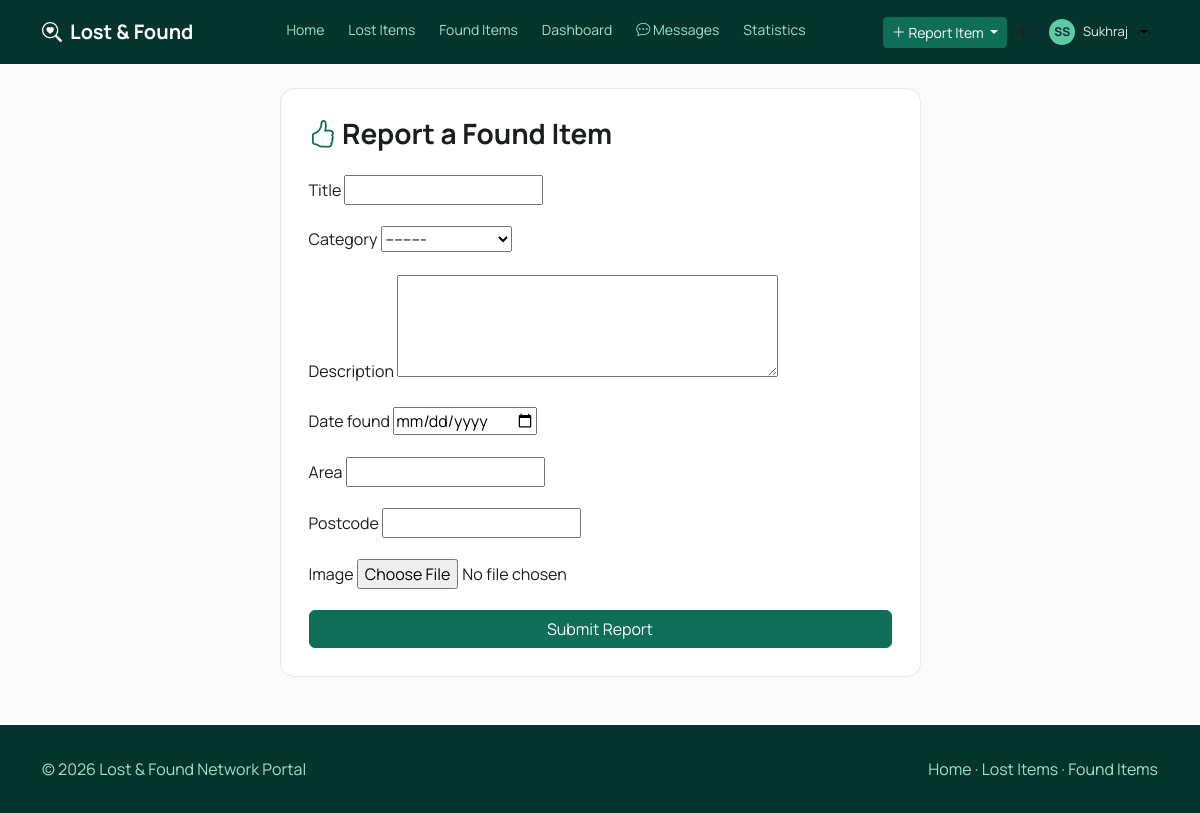
Page /report/found/ (signed in) on the committed database.
### core/models.py (models this page shows, shortened)
class User(AbstractUser):
    mobile_number = models.CharField(max_length=20, blank=True, null=True)
    email = models.EmailField(unique=True)
    profile_photo = models.ImageField(upload_to='profile_photos/', blank=True, null=True)

### core/views.py (the view)
@login_required
def report_found_view(request):
    if request.method == 'POST':
        form = FoundItemForm(request.POST, request.FILES)
        if form.is_valid():
            item, matches = ReportService().submit_found_item(request.user, form)
            if matches:
                messages.success(request, f"Found item reported. {len(matches)} potential match(es) found!")
            else:
                messages.success(request, "Found item reported successfully.")
            return redirect('dashboard')
    else:
        form = FoundItemForm()
    return render(request, 'core/report_found.html', {'form': form})

### core/forms.py
class FoundItemForm(forms.ModelForm):
    class Meta:
        model = FoundItem
        fields = ['title', 'category', 'description', 'date_found', 'area', 'postcode', 'image']
        widgets = {
            'date_found': forms.DateInput(attrs={'type': 'date'}),
            'description': forms.Textarea(attrs={'rows': 4}),
        }

### core/models.py (called while the page is built)
    def __str__(self):
        return self.category_name

### templates/core/report_found.html (shortened to what this page needs)
{% extends 'core/base.html' %}
{% block content %}
<div class="row justify-content-center">
    <div class="col-md-7">
        <div class="auth-card">
            <h3 class="mb-4"><i class="bi bi-hand-thumbs-up text-primary"></i> Report a Found Item</h3>
            <form method="POST" enctype="multipart/form-data" novalidate>
                {% for field in form %}
                    <div class="mb-3">
                        <label class="form-label">{{ field.label }}</label>
                        {{ field }}
                    </div>
                {% endfor %}
                <button type="submit" class="btn btn-primary w-100">Submit Report</button>
            </form>
        </div>
    </div>
</div>
{% endblock %}

### templates/core/base.html (shortened to what this page needs)
<!DOCTYPE html>
<html lang="en">
<head>
    <link href="https://cdn.jsdelivr.net/npm/bootstrap@5.3.3/dist/css/bootstrap.min.css" rel="stylesheet">
    <link rel="stylesheet" href="https://cdn.jsdelivr.net/npm/bootstrap-icons@1.11.3/font/bootstrap-icons.css">
    {% load static %}
    <link rel="stylesheet" href="{% static 'core/css/theme.css' %}">
</head>
<body>
    <nav class="navbar navbar-expand-lg navbar-dark navbar-centered">
    <div class="container d-flex justify-content-between align-items-center">
        <a class="navbar-brand" href="{% url 'home' %}">
            <i class="bi bi-search-heart me-1"></i> Lost & Found
        </a>
        <div class="collapse navbar-collapse justify-content-between" id="navbarNav">
            <div class="nav-links mx-auto my-2 my-lg-0">
                <a class="nav-link {% if request.resolver_match.url_name == 'home' %}active{% endif %}" href="{% url 'home' %}">Home</a>
                <a class="nav-link {% if request.resolver_match.url_name == 'browse_lost' %}active{% endif %}" href="{% url 'browse_lost' %}">Lost Items</a>
                <a class="nav-link {% if request.resolver_match.url_name == 'browse_found' %}active{% endif %}" href="{% url 'browse_found' %}">Found Items</a>
                {% if user.is_authenticated %}
                    <a class="nav-link {% if request.resolver_match.url_name == 'dashboard' %}active{% endif %}" href="{% url 'dashboard' %}">Dashboard</a>
                    <a class="nav-link {% if request.resolver_match.url_name == 'inbox' or request.resolver_match.url_name == 'conversation' %}active{% endif %}" href="{% url 'inbox' %}">
                        <i class="bi bi-chat-dots"></i> Messages
                    </a>
                    {% if user.is_staff %}
                        <a class="nav-link {% if request.resolver_match.url_name == 'admin_statistics' %}active{% endif %}" href="{% url 'admin_statistics' %}">Statistics</a>
                    {% endif %}
                {% endif %}
            </div>
            <div class="d-flex align-items-center gap-2">
                {% if user.is_authenticated %}
                    <div class="dropdown">
                        <button class="btn btn-sm btn-primary dropdown-toggle d-none d-lg-inline-block" type="button" data-bs-toggle="dropdown">
                            <i class="bi bi-plus-lg"></i> Report Item
                        </button>
                    </div>
                        <i class="bi bi-plus-lg"></i>
                    <div class="dropdown">
                        <button class="user-chip dropdown-toggle" type="button" data-bs-toggle="dropdown">
                            <div class="user-avatar">{{ user.first_name|slice:":1"|upper }}{{ user.last_name|slice:":1"|upper }}</div>
                            <span>{{ user.first_name }}</span>
                        </button>
                    </div>
                {% else %}
                    <a class="nav-link {% if request.resolver_match.url_name == 'login' %}active{% endif %}" href="{% url 'login' %}">Login</a>
                    <a class="btn btn-sm btn-primary" href="{% url 'register' %}">Register</a>
                {% endif %}
            </div>
        </div>
    </div>
</nav>
    <div class="container mt-4">
        {% block content %}{% endblock %}
    </div>
    <footer class="site-footer mt-5">
        <div class="container d-flex justify-content-between flex-wrap gap-2">
            <span>&copy; 2026 Lost & Found Network Portal</span>
            <span>
                <a href="{% url 'home' %}">Home</a> ·
                <a href="{% url 'browse_lost' %}">Lost Items</a> ·
                <a href="{% url 'browse_found' %}">Found Items</a>
            </span>
        </div>
    </footer>
</body>
</html>

### core/static/core/css/theme.css (style rules this page uses)
:root { --teal-900: #04342C; --teal-800: #085041; --teal-700: #0C5C48; --teal-600: #0F6E56; --teal-400: #1D9E75; --teal-200: #5DCAA5; --teal-100: #9FE1CB; --teal-50: #E1F5EE; --amber-100:#FAEEDA; --amber-800:#412402; --ink: #1A1F1D; }
body { font-family: 'Manrope', -apple-system, sans-serif; background-color: #FAFBFA; color: var(--ink); }
h1, h2, h3, h4, h5, .navbar-brand { font-family: 'Manrope', sans-serif; font-weight: 700; }
.navbar .nav-link { color: var(--teal-100) !important; }
.navbar-brand { color: #fff !important; }
.btn-primary, .bg-primary { background-color: var(--teal-600) !important; border-color: var(--teal-600) !important; }
.text-primary { color: var(--teal-600) !important; }
.auth-card { border-radius: 14px; border: 1px solid #E5E9E7; padding: 28px; background: #fff; }
.site-footer { background-color: var(--teal-900); color: var(--teal-100); padding: 32px 0; margin-top: 64px; }
.site-footer a { color: var(--teal-100); text-decoration: none; }
.navbar-centered { background-color: var(--teal-900) !important; padding: 12px 0; }
.navbar-centered .navbar-brand { font-weight: 700; color: #fff !important; }
.navbar-centered .nav-links { display: flex; gap: 24px; align-items: center; }
.navbar-centered .nav-link { color: var(--teal-100) !important; font-size: 14px; padding-bottom: 4px !important; border-bottom: 2px solid transparent; }
.user-chip { display: flex; align-items: center; gap: 8px; background: transparent; border: none; cursor: pointer; padding: 4px 10px; border-radius: 20px; }
.user-avatar { width: 26px; height: 26px; border-radius: 50%; background: var(--teal-200); color: var(--teal-900); font-size: 12px; font-weight: 700; display: flex; align-items: center; justify-content: center; flex-shrink: 0; }
.user-chip span { color: var(--teal-50); font-size: 13px; }

### rows in the picture
User: first_name "S", last_name "S", first_name "Sukhraj"

### other values in the picture
{{ field.label }} "Title" "Category" "Description" "Date found" "Area" "Postcode" "Image"
